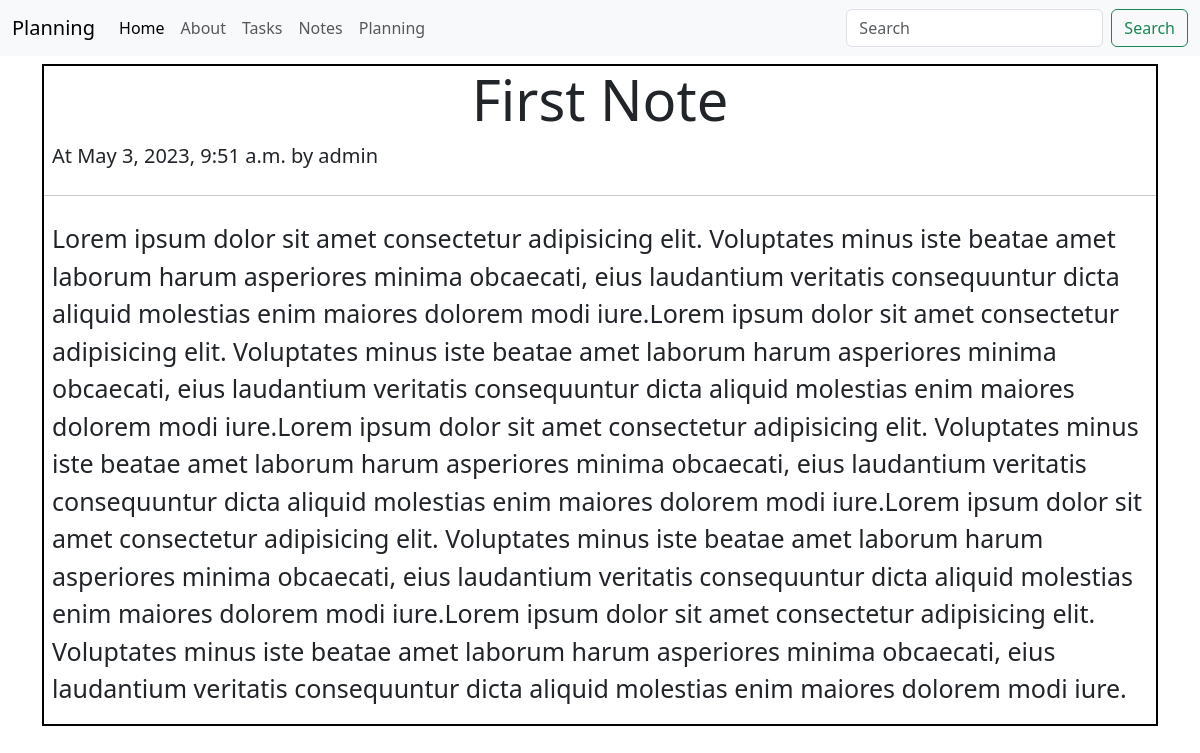
The page /notes/5/ on the database its author committed.
### plan/models.py (models this page shows, shortened)
class Note(models.Model):
        note_id=models.AutoField(primary_key=True)
        note_user=models.ForeignKey(User,on_delete=models.CASCADE)
        note_title=models.CharField(max_length=225)
        note_body=models.TextField()
        note_dt=models.DateTimeField(auto_now_add=True)

### plan/views.py (the view)
# urls.py: path("notes/<str:id>/",views.viewNote),
def viewNote(request,id):
    try:
        note=Note.objects.get(note_id=id)
        return render(request,'plan/viewNote.html',{'note':note})
    except:
        return redirect('/notes')

### templates/plan/viewNote.html (shortened to what this page needs)
{% extends "base.html" %}
{% block body %}
<div class="container my-2">
    <div class="jumbotron ">
        <h1 class="display-4 text-center mx-2"><b>{{note.note_title}}</b></h1>
        <p class="lead mx-2">At <b>{{note.note_dt}}</b> by <b>{{note.note_user}}</b></p>
        <hr class="my-4">
        <p class=" mx-2" style="
        font-size: 25px;">{{note.note_body}}</p>
    </div>
</div>
{% endblock body %}

### templates/base.html (shortened to what this page needs)
<!doctype html>
<html lang="en">
  <head>
    <link href="https://cdn.jsdelivr.net/npm/bootstrap@5.3.0-alpha3/dist/css/bootstrap.min.css" rel="stylesheet">
  </head>
  <body>
  <nav class="navbar navbar-expand-lg bg-body-tertiary">
  <div class="container-fluid">
    <a class="navbar-brand" href="/">Planning</a>
    <div class="collapse navbar-collapse" id="navbarSupportedContent">
      <ul class="navbar-nav me-auto mb-2 mb-lg-0">
        <li class="nav-item">
          <a class="nav-link active" aria-current="page" href="/">Home</a>
        </li>
        <li class="nav-item">
          <a class="nav-link" href="/about/">   About</a>
        </li>
        <li class="nav-item">
        <a class="nav-link" href="/tasks/">Tasks</a>
        </li>
        <li class="nav-item">
        <a class="nav-link" href="/notes/">Notes</a>
        </li>
        <li class="nav-item">
        <a class="nav-link" href="/planning/">Planning</a>
        </li>
      </ul>
      <form class="d-flex" role="search">
        <input class="form-control me-2" type="search" placeholder="Search" aria-label="Search">
        <button class="btn btn-outline-success" type="submit">Search</button>
      </form>
    </div>
  </div>
</nav>
    {% block body %}
    {% endblock body %}
  </body>
</html>

### templates/plan/viewNote.html (style rules this page uses)
.jumbotron { border: 2px solid black; min-height: 598px; }

### rows shown on the page
Note: note_title "First Note", note_dt "May 3, 2023, 9:51 a.m.", note_user "admin", note_body "Lorem ipsum dolor sit amet consectetur adipisicing elit. Voluptates minus iste beatae amet laborum harum asperiores minima obcaecati, eius laudantium veritatis consequuntur dicta aliquid molestias enim maiores dolorem modi iure.Lorem ipsum dolor sit amet consectetur adipisicing elit. Voluptates minus iste beatae amet laborum harum asperiores minima obcaecati, eius laudantium veritatis consequuntur dicta aliquid molestias enim maiores dolorem modi iure.Lorem ipsum dolor sit amet consectetur adipisicing elit. Voluptates minus iste beatae amet laborum harum asperiores minima obcaecati, eius laudantium veritatis consequuntur dicta aliquid molestias enim maiores dolorem modi iure.Lorem ipsum…"
